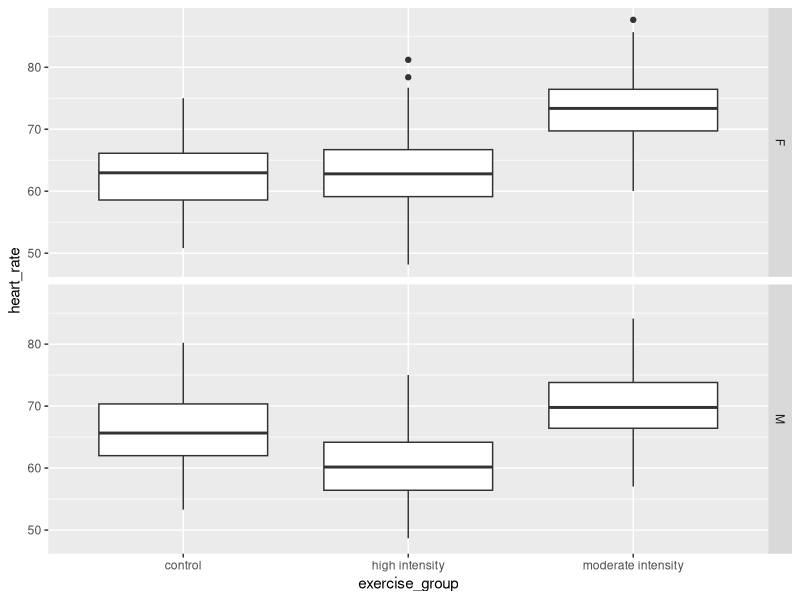
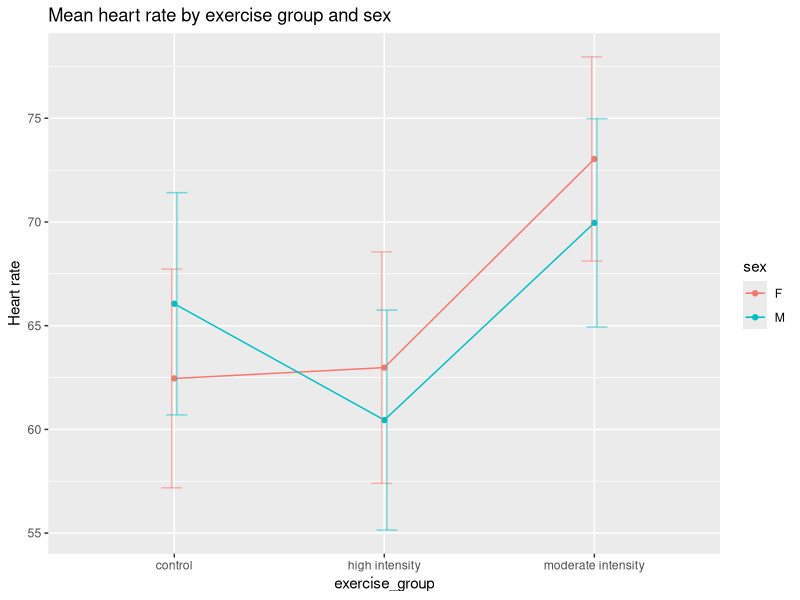

These charts were generated, in order, by the following R code:
## ---- chunk 1
library(tidyverse)
library(knitr)
heart_rate <- read_csv("data/simulated_heart_rates.csv")
## ---- chunk 2
heart_rate %>% ggplot(aes(exercise_group, heart_rate)) + 
  geom_boxplot() + 
  facet_grid(rows = vars(sex))
## ---- chunk 3
g100meansSD <- heart_rate %>%
  group_by(sex, exercise_group) %>%
  summarise(mean = round(mean(heart_rate), 3),
            stDev = sd(heart_rate))
g100meansSD
## ---- chunk 4
ggplot(g100meansSD, 
       aes(x=exercise_group, y=mean, group=sex, color=sex)) + 
    geom_line() +
    geom_point() +
    geom_errorbar(aes(ymin=mean-stDev, ymax=mean+stDev),
                  width=.2,
                  position=position_dodge(0.05), 
                  alpha=.5) +
  labs(y = "Heart rate",
       title = "Mean heart rate by exercise group and sex") 
## ---- chunk 5
text_tbl <- data.frame('source of variation' = c('treatment', 
                                                 'block',
                                                 'interaction',
                                                 'error'),
                       'Df' = c("$k - 1$",
                                "$b - 1$",
                                "$(k - 1) * (b - 1)$",
                                "$k * b * (n - 1)$"), 
                       'Sum Sq', 
                       'Mean Sq=Sum Sq/Df',
                       'F value',
                       'prob(>F)'
                       )
colnames(text_tbl) = c('source of variation', 'Df', 'Sum Sq', 
                       'Mean Sq=Sum Sq/Df', 'F value', 'prob(>F)')
kable(text_tbl,
      caption = 'ANOVA Table for Completely Randomized Block Design') 
## ---- chunk 6
anova(lm(heart_rate ~ exercise_group*sex, data = heart_rate))
